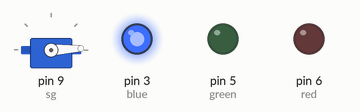
The sketch below on a simulated Arduino Uno, built with avr-gcc and run on an emulated ATmega328P. Parts: servo, output pins drawn as LEDs (lit = HIGH).

Above: at 0.05 s.
At 0.6 s:
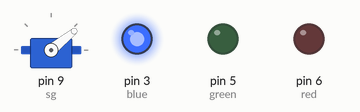
At 1.2 s:
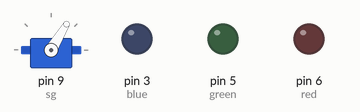
At 2.35 s:
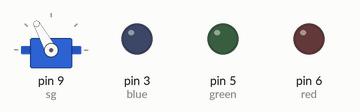
At 3.5 s:
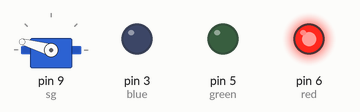
At 4.65 s:
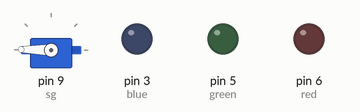
Timing chart, 0 to 6.1 s (numbered marks = the images above):
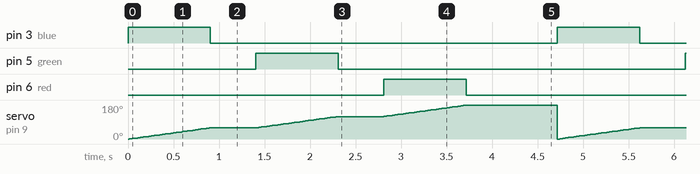

Measured:
- by itself, pin 3 (blue), pin 5 (green), pin 6 (red): alternates HIGH for 0.91 s and LOW for 3.8 s
- by itself, servo on pin 9 (sg): ramps from 0° to 179° and jumps back, once every 4.7 s

The sketch:

sketch_sep19a.ino
```cpp
#include <Servo.h>
Servo sg;

int blue = 3;
int green = 5;
int red = 6;
int i=255;
  int pos = 0;
int j;

void setup()
{
  Serial.begin(4800);
  sg.attach(9);
  sg.write(pos);
}

void loop()
{
  for(j=0;j<60;j++){
    analogWrite(blue,255);
    sg.write(j);
    delay(15);
  }
  analogWrite(blue,0);
  delay(500);
  for(j=60;j<120;j++){
    analogWrite(green,255);
    sg.write(j);
    delay(15);
  }
  analogWrite(green,0);
  delay(500);
  for(j=120;j<180;j++){
    analogWrite(red,255);
    sg.write(j);
    delay(15);
  }
  analogWrite(red,0);
  delay(500);
  for(j=180;j=0;j--){
    analogWrite(red,250);
    analogWrite(green,250);
    sg.write(j);
    delay(15);
  }
  delay(500);
}
```
